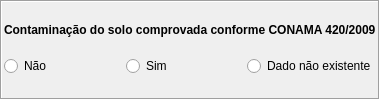
          <widget class="QFrame" name="frame_34">
           <property name="sizePolicy">
            <sizepolicy hsizetype="Preferred" vsizetype="Fixed">
             <horstretch>0</horstretch>
             <verstretch>0</verstretch>
            </sizepolicy>
           </property>
           <property name="frameShape">
            <enum>QFrame::Box</enum>
           </property>
           <property name="frameShadow">
            <enum>QFrame::Sunken</enum>
           </property>
           <layout class="QHBoxLayout" name="horizontalLayout_56" stretch="0">
            <property name="spacing">
             <number>2</number>
            </property>
            <property name="leftMargin">
             <number>2</number>
            </property>
            <property name="topMargin">
             <number>2</number>
            </property>
            <property name="rightMargin">
             <number>2</number>
            </property>
            <property name="bottomMargin">
             <number>2</number>
            </property>
            <item>
             <layout class="QVBoxLayout" name="verticalLayout_79">
              <property name="spacing">
               <number>0</number>
              </property>
              <item>
               <widget class="QLabel" name="lbContaminacaoSolo">
                <property name="sizePolicy">
                 <sizepolicy hsizetype="Preferred" vsizetype="Fixed">
                  <horstretch>0</horstretch>
                  <verstretch>0</verstretch>
                 </sizepolicy>
                </property>
                <property name="text">
                 <string>&lt;html&gt;&lt;head/&gt;&lt;body&gt;&lt;p align=&quot;justify&quot;&gt;&lt;span style=&quot; font-weight:600;&quot;&gt;Contaminação do solo comprovada conforme CONAMA 420/2009&lt;/span&gt;&lt;/p&gt;&lt;/body&gt;&lt;/html&gt;</string>
                </property>
               </widget>
              </item>
              <item>
               <layout class="QGridLayout" name="gridLayout_36">
                <property name="verticalSpacing">
                 <number>2</number>
                </property>
                <item row="0" column="0">
                 <widget class="QRadioButton" name="rbContaminacaoSolo_0">
                  <property name="sizePolicy">
                   <sizepolicy hsizetype="Preferred" vsizetype="Fixed">
                    <horstretch>0</horstretch>
                    <verstretch>0</verstretch>
                   </sizepolicy>
                  </property>
                  <property name="text">
                   <string>Não</string>
                  </property>
                 </widget>
                </item>
                <item row="0" column="1">
                 <widget class="QRadioButton" name="rbContaminacaoSolo_1">
                  <property name="sizePolicy">
                   <sizepolicy hsizetype="Preferred" vsizetype="Fixed">
                    <horstretch>0</horstretch>
                    <verstretch>0</verstretch>
                   </sizepolicy>
                  </property>
                  <property name="text">
                   <string>Sim</string>
                  </property>
                 </widget>
                </item>
                <item row="0" column="2">
                 <widget class="QRadioButton" name="rbContaminacaoSolo_2">
                  <property name="sizePolicy">
                   <sizepolicy hsizetype="Preferred" vsizetype="Fixed">
                    <horstretch>0</horstretch>
                    <verstretch>0</verstretch>
                   </sizepolicy>
                  </property>
                  <property name="text">
                   <string>Dado não existente</string>
                  </property>
                 </widget>
                </item>
               </layout>
              </item>
             </layout>
            </item>
           </layout>
          </widget>
